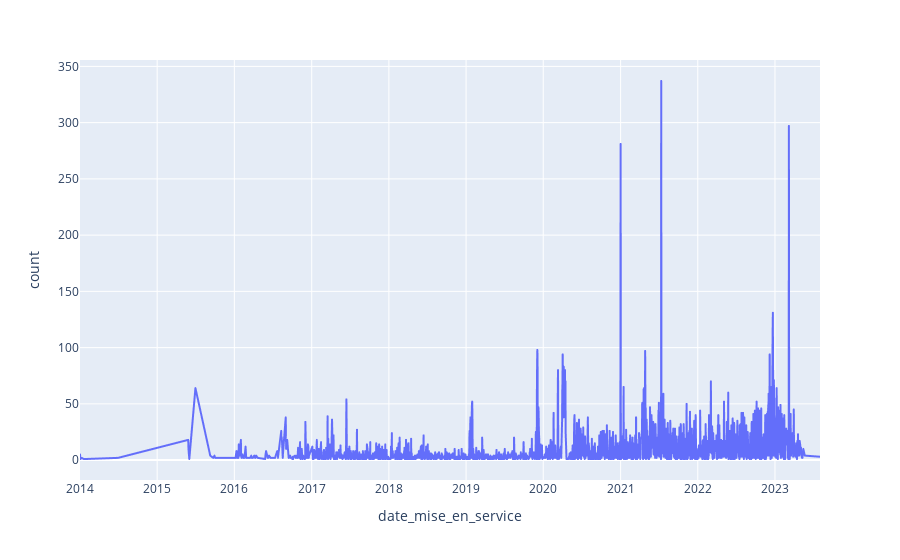

Notebook code for this chart:
### Code cell
fig = px.line(table_evolution, x='date_mise_en_service', y="count")
fig.show()

### Figure 1 — Plotly figure (JSON) as saved in the notebook; plotly's stock layout.template omitted (floating-point values rounded to 4 significant figures; data arrays with more than 128 entries replaced by an {"elided": "..."} marker saying what was removed)
{"data": [{"hovertemplate": "date_mise_en_service=%{x}<br>count=%{y}<extra></extra>", "legendgroup": "", "line": {"color": "#636efa", "dash": "solid"}, "marker": {"symbol": "circle"}, "mode": "lines", "name": "", "showlegend": false, "type": "scattergl", "x": {"elided": "2082 str values"}, "xaxis": "x", "y": {"elided": "2082 int values"}, "yaxis": "y"}], "layout": {"autosize": true, "legend": {"tracegroupgap": 0}, "margin": {"t": 60}, "xaxis": {"anchor": "y", "autorange": true, "domain": [0, 1], "range": ["2014-01-01", "2023-08-02"], "title": {"text": "date_mise_en_service"}, "type": "date"}, "yaxis": {"anchor": "x", "autorange": true, "domain": [0, 1], "range": [-17.67, 355.7], "title": {"text": "count"}, "type": "linear"}}}
